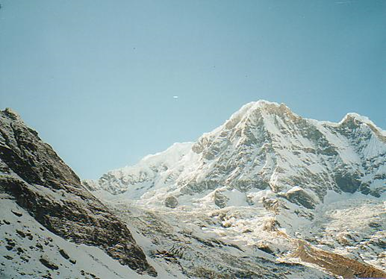
#> input picture 传统cv_by_wt/作业_wt/left.png, 386 x 279 px
$ python sift_match.py
#> lines starting #> are read from the running program, lines starting #| are printed output that depends on the picture
import numpy as np
import os
import cv2
import argparse
import matplotlib.pyplot as plt

parse = argparse.ArgumentParser(description='大作业-图像SIFT匹配')
parse.add_argument('--img_paths', nargs='?', default=['./left.png', './right.png'], help='paths of left/right images')
parse.add_argument('-k', type=int, default=2, help='kNN: k neighbours')
parse.add_argument('--ratio', type=float, default=0.75, help='ratio for match comparison')
parse.add_argument('--reprojThresh', type=float, default=0.75, help='reprojThresh')

args = parse.parse_args()


# load图像
def load_image(img_path):
    img = cv2.imread(img_path)
    return img

# 通过cv2封装好的SIFT特征提取器，提取特征关键点位置和特征向量
def detect_sift(sift, img):
    gray_img = cv2.cvtColor(img, cv2.COLOR_BGR2GRAY)    # 转为灰度图
    keyPointer, descriptor = sift.detectAndCompute(gray_img, None)
    keyPointer = np.float32([kp.pt for kp in keyPointer])
    return keyPointer, descriptor

# 获得匹配出来的点坐标、坐标变换矩阵等
def match(kps1, kps2, des1, des2, k=2, ratio=0.75, reprojThresh=4.0):
    bf = cv2.BFMatcher() # crossCheck为True时匹配条件更严格
    raw_matches = bf.knnMatch(des1, des2, k)
    matches = []
    for m in raw_matches:
        # 找到符合最近邻匹配要求的所有匹配对，并把他们的索引分别提取出来
        # 遍历raw_matches，如果第一对点的欧氏距离小于ratio倍第二对点的欧氏距离则说明第一对点匹配可靠，将这对点的索引号追加到matches
        if len(m) == 2 and m[0].distance < ratio * m[1].distance:
            matches.append((m[0].queryIdx, m[0].trainIdx))
    kps1 = np.float32([kps1[m[0]] for m in matches])    # 提取出对应点的keypointer（图片坐标）
    kps2 = np.float32([kps2[m[1]] for m in matches])    # 同上
    # 求解转换矩阵
    # 求解方法：cv2.RANSAC
    # reprojThresh是将点对视为内点的最大允许重投影错误阈值（仅用于RANSAC和RHO方法）
    # 返回的M为变换矩阵
    # status能够指示是否该点有匹配解
    (M, status) = cv2.findHomography(kps1, kps2, cv2.RANSAC, reprojThresh)
    return (M, matches, status)

def stich(img1, img2, M):
    result = cv2.warpPerspective(img1, M, (img1.shape[1] + img2.shape[1], img1.shape[0]))
    result[0: img1.shape[0], 0: img2.shape[1]] = img2
    return result


if __name__ == '__main__':
    # 导入图像
    image_left = load_image(args.img_paths[0])
#> in load_image, img is the input picture: shape (279, 386, 3); mean B, G, R 169.1, 166.7, 143.4
    image_right = load_image(args.img_paths[1])
#> call 2 of load_image, with img_path = './right.png'
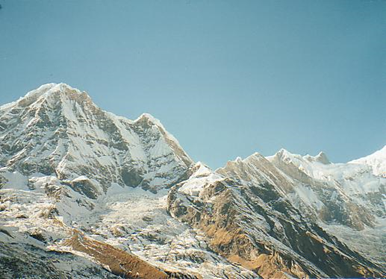
#> input picture 传统cv_by_wt/作业_wt/right.png, 386 x 279 px
#> in load_image, img is the input picture: shape (279, 386, 3); mean B, G, R 165, 163.3, 138.9

    # 创建SIFT特征提取对象
    sift = cv2.SIFT_create()

    # 获取关键点坐标、特征描述
    keyPointer_left, descriptor_left = detect_sift(sift, image_left)
#> in detect_sift, `gray_img = cv2.cvtColor(img, cv2.COLOR_BGR2GRAY)`:
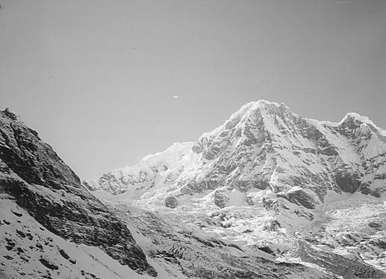
#> gray_img: shape (279, 386); min 0, max 255, mean 160
#> in detect_sift, `keyPointer, descriptor = sift.detectAndCompute(gray_img, None)`: keyPointer = 706 keypoints; strongest (x, y, size): (93, 276, 2), (8, 223, 1.9), (74, 263, 1.9), (20, 215, 2.4)
#> in detect_sift, `keyPointer = np.float32([kp.pt for kp in keyPointer])`: keyPointer = 706 pairs, first value 2.87 to 382.7, second value 104.5 to 276.1
#> keyPointer_left has the same summary as keyPointer in detect_sift
    keyPointer_right, descriptor_right = detect_sift(sift, image_right)
#> in detect_sift (call 2), `gray_img = cv2.cvtColor(img, cv2.COLOR_BGR2GRAY)`:
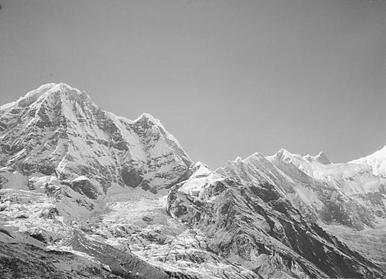
#> gray_img: shape (279, 386); min 7, max 255, mean 156.2
#> in detect_sift (call 2), `keyPointer, descriptor = sift.detectAndCompute(gray_img, None)`: keyPointer = 753 keypoints; strongest (x, y, size): (23, 217, 2.8), (161, 260, 2.2), (168, 272, 2.5), (107, 267, 2.8)
#> in detect_sift (call 2), `keyPointer = np.float32([kp.pt for kp in keyPointer])`: keyPointer = 753 pairs, first value 2.56 to 383.1, second value 86.68 to 276
#> keyPointer_right has the same summary as keyPointer in detect_sift


    # 特征点匹配
    (M, matches, status) = match(keyPointer_right, keyPointer_left, descriptor_right, descriptor_left,  args.k, args.ratio, args.reprojThresh)
#> in match, `raw_matches = bf.knnMatch(des1, des2, k)`: raw_matches = 753 matches
#> after the loop in match, `for m in raw_matches:`: matches = 185 pairs, first value 2 to 674, second value 120 to 697
#> in match, `kps1 = np.float32([kps1[m[0]] for m in matches])`: kps1 = 185 pairs, first value 3.31 to 320.6, second value 87.18 to 266.8
#> in match, `kps2 = np.float32([kps2[m[1]] for m in matches])`: kps2 = 185 pairs, first value 66.1 to 377.8, second value 104.5 to 273.9
#> in match, `(M, status) = cv2.findHomography(kps1, kps2, cv2.RANSAC, reprojThresh)`: M = [[0.592, 0.143, 192.2], [-0.287, 0.87, 38.34], [-0.000999, -0.000107, 1]]; status = 185 values, max 1 at index 0, min 0 at index 4, mean 0.741

    # 拼接
    result = stich(image_right, image_left, M)
#> in stich, `result = cv2.warpPerspective(img1, M, (img1.shape[1] + img2.shape[1], ..`:
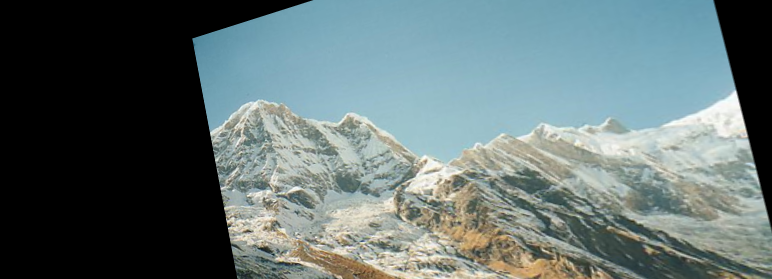
#> result: shape (279, 772, 3); mean B, G, R 113.6, 113.3, 98
#> in stich, `result[0: img1.shape[0], 0: img2.shape[1]] = img2`:
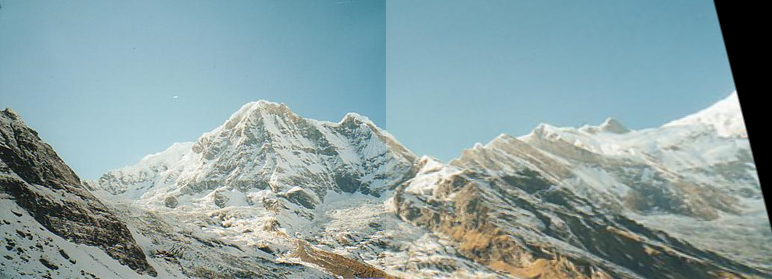
#> result: shape (279, 772, 3); mean B, G, R 162, 160.7, 138.5
    result = cv2.cvtColor(result, cv2.COLOR_BGR2RGB)

    # 最后显示效果
    plt.imshow(result)
    plt.show()
